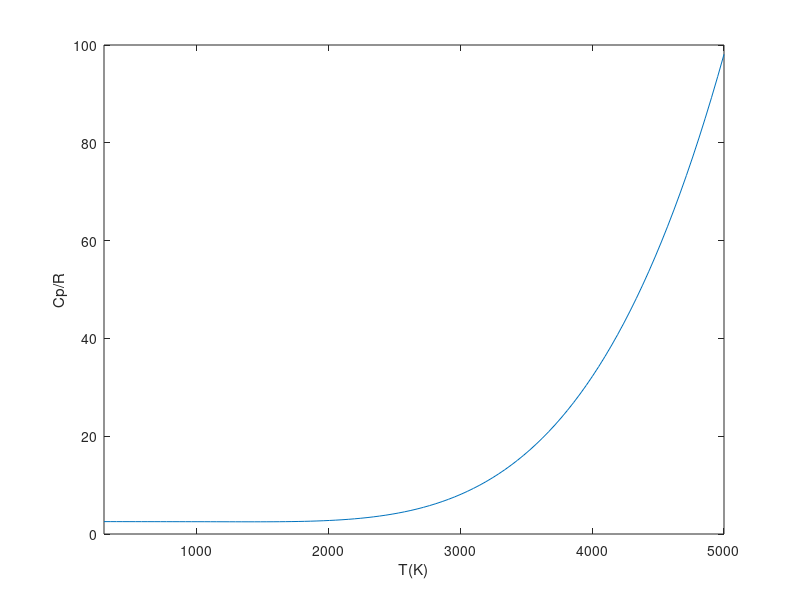

MATLAB code to generate this figure:
clc;clear;
T=linspace(300,5000,100);

for i=1:length(T)
    if T(i)<1000
        Cp_over_R(i) = (2.54205966E+00)  +  (-2.75506191E-05)*T(i)  +  (-3.10280335E-09)*T(i)^2  +  (4.55106742E-12)*T(i)^3  +  (-4.36805150E-16)*T(i)^4;
    else
        Cp_over_R(i) = (2.94642878E+00)  +  (-1.63816649E-03)*T(i)  +  (2.42103170E-06)*T(i)^2  +  (-1.60284319E-09)*T(i)^3  +  (3.89069636E-13)*T(i)^4;
    end
end

plot(T,Cp_over_R)
ylabel('Cp/R');
xlabel('T(K)')
xlim([300 5000]);

%might want to just calculate all cp/R's then linear interpolate from them